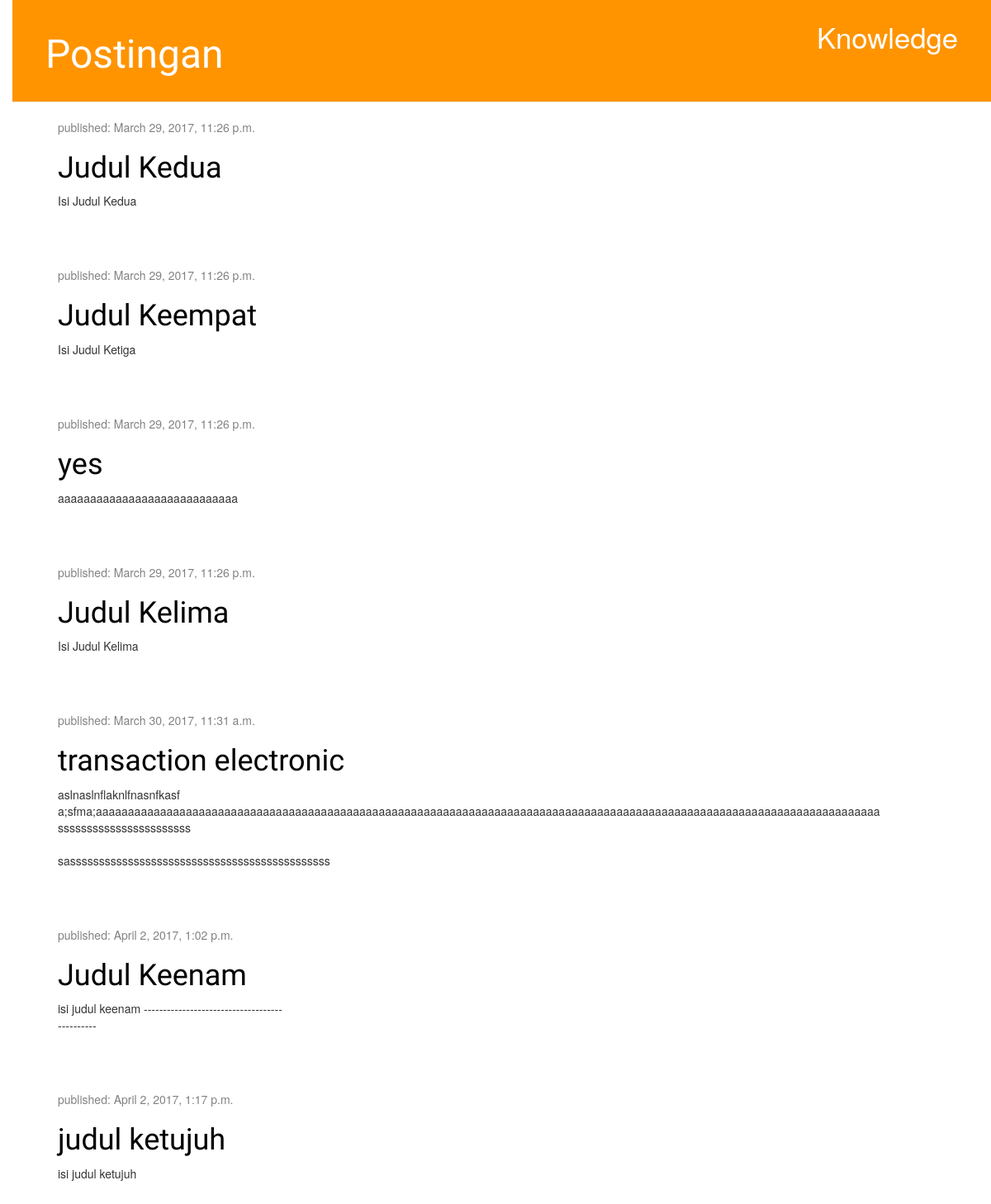
Before: / with the older database file.
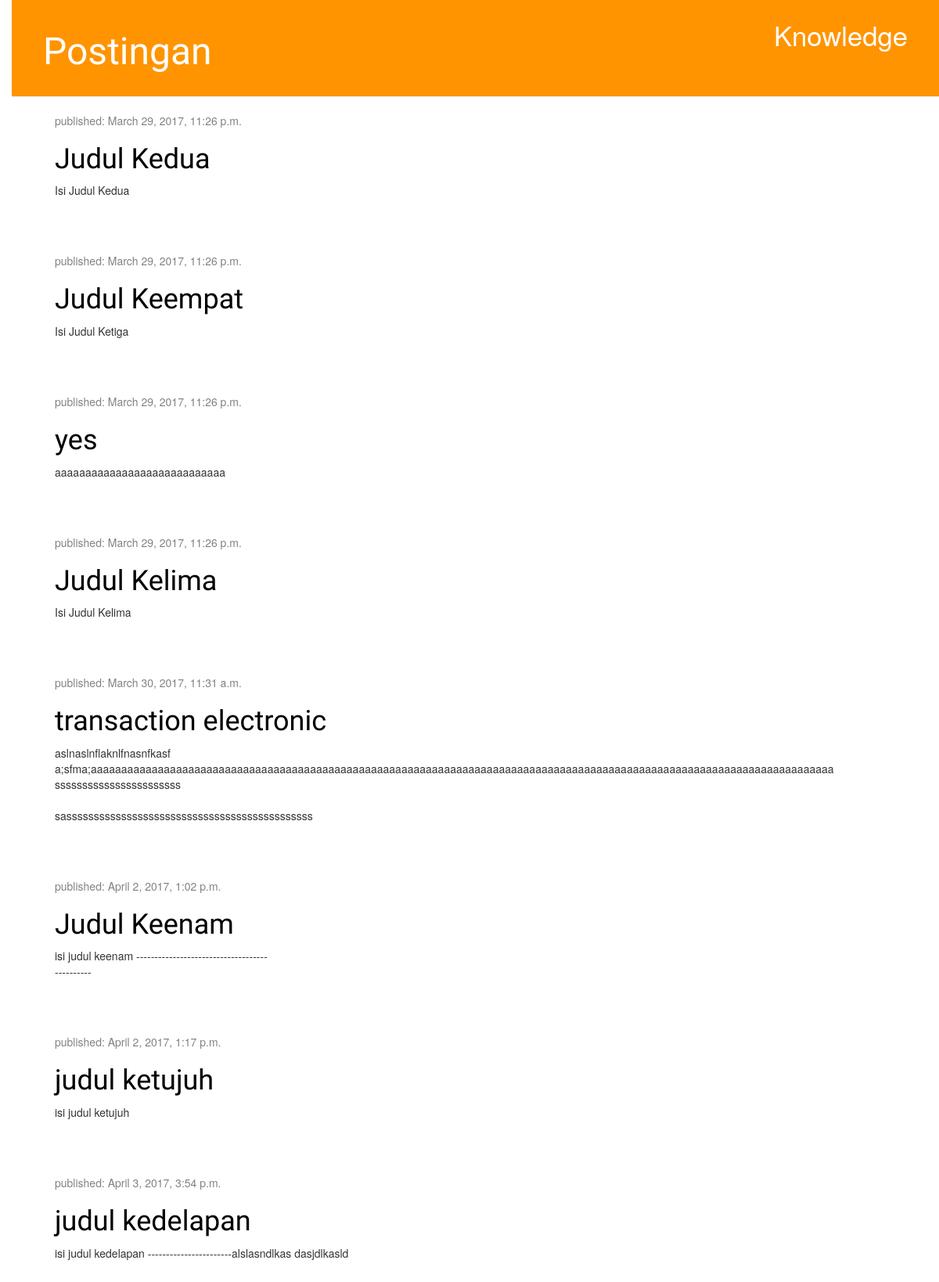
After: the same page with the newer database file.
### kelola/models.py (models this page shows, shortened)
class Post(models.Model):
    author = models.ForeignKey('auth.User')
    title = models.CharField(max_length=200)
    text = models.TextField()
    created_date = models.DateTimeField(
        default=timezone.now)
    published_date = models.DateTimeField(
        blank=True, null=True)

### kelola/views.py (the view)
# urls.py: url(r'^$', views.post_list, name='post_list'),
def post_list(request):
    posts = Post.objects.filter(published_date__lte=timezone.now()).order_by('published_date')
    return render(request, 'kelola/post_list.html', {'posts': posts})

### kelola/templates/kelola/post_list.html (shortened to what this page needs)
<!DOCTYPE html>
{% extends 'kelola/base.html' %}
{% load staticfiles %}
{% block content %}
{% for post in posts %}
<div class="post">
<div class="date">
    <p>published: {{ post.published_date }}</p>
    </div>
    <h1><a href="{% url 'post_detail' pk=post.pk %}">{{ post.title }}</a></h1>
    <p>{{ post.text|linebreaksbr }}</p>
</div>
{% endfor %}
{% endblock %}

Changed rows visible on the page:
added Post: published_date "April 3, 2017, 3:54 p.m.", title "judul kedelapan", text "isi judul kedelapan -----------------------alslasndlkas dasjdlkasld"
